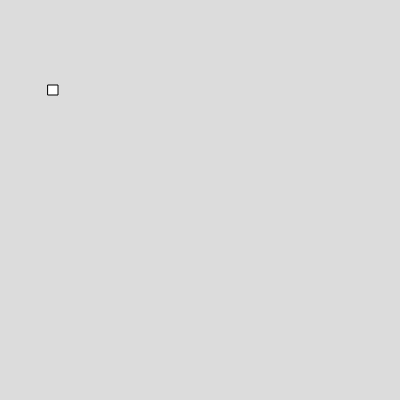
Frame 1 (no input)
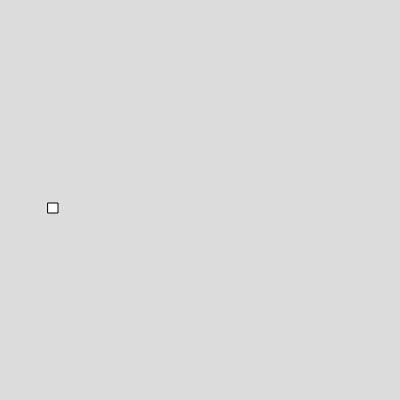
Frame 60 (no input)
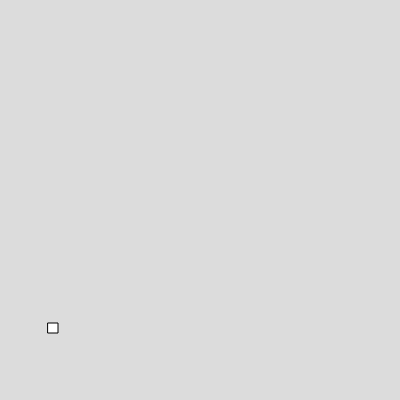
Frame 120 (the mouse pressed at the canvas centre since frame 60)

The p5.js sketch that drew these frames (run headless with seeded random() and noise() and a simulated clock; from frame 60 on, the mouse is pressed at the canvas centre):

// p5.js sketch
// ── sketch.js
var box;
function setup() 
{
  createCanvas(400, 400);
  box = new Box (48,85,10,10,2,2);
}

function draw() 
{
  background(220);
  box.show();
  box.movey();
}


// ── box.js
class Box
  {
    constructor(x,y,w,h,vx,vy)
    {
      this.x =x;
      this.y =y;
      this.w =w;
      this.h = h;
      this.vx = vx;
      this.vy = vy;
    }
    
    show()
    {
      rect(this.x,this.y,this.w,this.h)
    }
    
    move()
    {
      this.x = this.x+this.vx;
    }

    movey()
    {
      this.y = this.y+this.vy;
    }

  }

  
